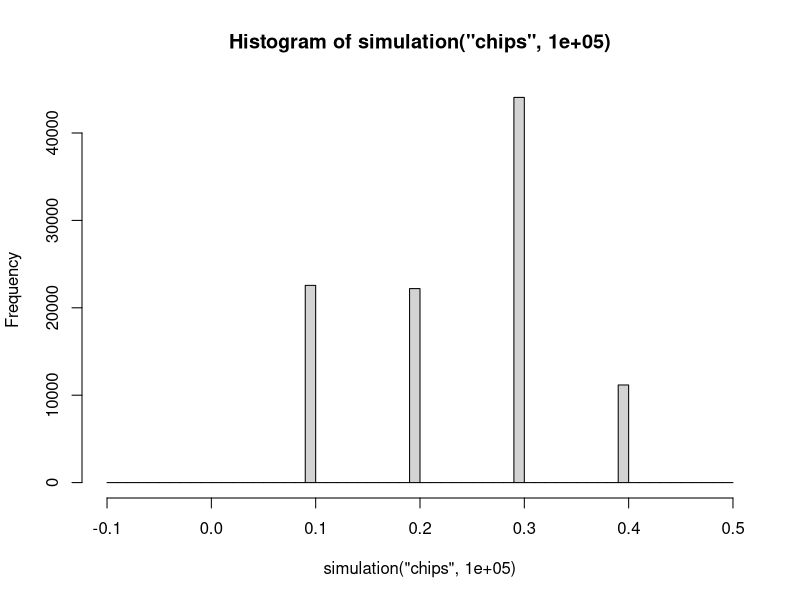
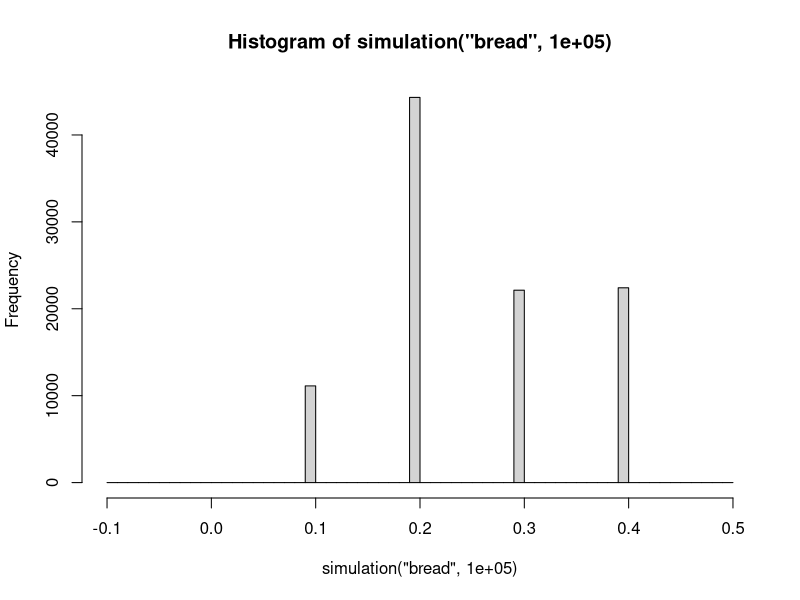

These charts were generated, in order, by the following R code:
		ABchoice = function(A, B, nbChancesA, outOfMe) {
			r=floor(runif(1,1,outOfMe+1))
					choice=A
					if(r>nbChancesA){
						choice=B
					}
			return(choice)
		}

		simulation = function(suggested, ntries) {
			margin=c()
					for(i in 1:ntries){
						margin[i]=0
								if(suggested=="chips"){
									choice=ABchoice("chips","bread",2,3)
								} else {
									choice=ABchoice("chips","bread",1,3)
								}
						if(choice=="chips"){
							margin[i]=margin[i]+0.2
									drink=ABchoice("soda","water",2,3)
									if(drink=="soda"){
										margin[i]=margin[i]+0.1
									} else {
										margin[i]=margin[i]-0.1
									}
						} else {
							margin[i]=margin[i]+0.3
									drink=ABchoice("soda","water",1,3)
									if(drink=="soda"){
										margin[i]=margin[i]+0.1
									} else {
										margin[i]=margin[i]-0.1
									}
						}
					}
			return(margin)
		}


		hist(simulation("chips",100000),breaks=seq(-0.1,0.5,0.01))
		hist(simulation("bread",100000),breaks=seq(-0.1,0.5,0.01))
